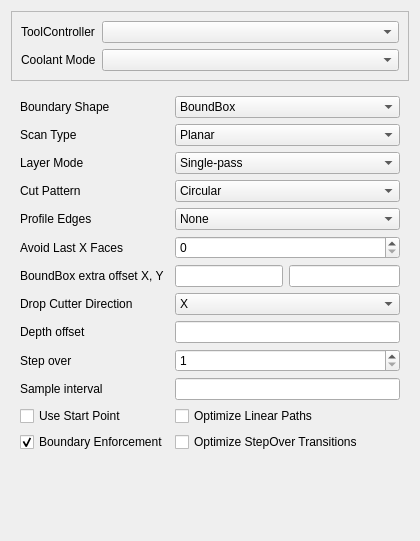
<?xml version="1.0" encoding="UTF-8"?>
<ui version="4.0">
 <class>Form</class>
 <widget class="QWidget" name="Form">
  <property name="geometry">
   <rect>
    <x>0</x>
    <y>0</y>
    <width>420</width>
    <height>541</height>
   </rect>
  </property>
  <property name="windowTitle">
   <string>Form</string>
  </property>
  <layout class="QGridLayout" name="gridLayout_2">
   <item row="0" column="0">
    <widget class="QFrame" name="frame_2">
     <property name="frameShape">
      <enum>QFrame::StyledPanel</enum>
     </property>
     <property name="frameShadow">
      <enum>QFrame::Raised</enum>
     </property>
     <layout class="QFormLayout" name="formLayout">
      <item row="0" column="0">
       <widget class="QLabel" name="toolController_label">
        <property name="text">
         <string>ToolController</string>
        </property>
       </widget>
      </item>
      <item row="0" column="1">
       <widget class="QComboBox" name="toolController">
        <property name="toolTip">
         <string>&lt;html&gt;&lt;head/&gt;&lt;body&gt;&lt;p&gt;The tool and its settings to be used for this operation.&lt;/p&gt;&lt;/body&gt;&lt;/html&gt;</string>
        </property>
       </widget>
      </item>
      <item row="1" column="0">
       <widget class="QLabel" name="coolantController_label">
        <property name="text">
         <string>Coolant Mode</string>
        </property>
       </widget>
      </item>
      <item row="1" column="1">
       <widget class="QComboBox" name="coolantController">
        <property name="toolTip">
         <string>&lt;html&gt;&lt;head/&gt;&lt;body&gt;&lt;p&gt;The tool and its settings to be used for this operation.&lt;/p&gt;&lt;/body&gt;&lt;/html&gt;</string>
        </property>
       </widget>
      </item>
     </layout>
    </widget>
   </item>
   <item row="1" column="0">
    <widget class="QWidget" name="widget" native="true">
     <layout class="QGridLayout" name="gridLayout">
      <item row="3" column="0">
       <widget class="QLabel" name="cutPattern_label">
        <property name="text">
         <string>Cut Pattern</string>
        </property>
       </widget>
      </item>
      <item row="12" column="0">
       <widget class="QLabel" name="sampleInterval_label">
        <property name="text">
         <string>Sample interval</string>
        </property>
       </widget>
      </item>
      <item row="6" column="1" colspan="2">
       <layout class="QHBoxLayout" name="horizontalLayout">
        <item>
         <widget class="Gui::InputField" name="boundBoxExtraOffsetX">
          <property name="sizePolicy">
           <sizepolicy hsizetype="Minimum" vsizetype="Preferred">
            <horstretch>0</horstretch>
            <verstretch>0</verstretch>
           </sizepolicy>
          </property>
          <property name="toolTip">
           <string>&lt;html&gt;&lt;head/&gt;&lt;body&gt;&lt;p&gt;Additional offset to the selected bounding box along the X axis.&quot;&lt;/p&gt;&lt;/body&gt;&lt;/html&gt;</string>
          </property>
          <property name="unit" stdset="0">
           <string notr="true">mm</string>
          </property>
         </widget>
        </item>
        <item>
         <widget class="Gui::InputField" name="boundBoxExtraOffsetY">
          <property name="toolTip">
           <string>&lt;html&gt;&lt;head/&gt;&lt;body&gt;&lt;p&gt;Additional offset to the selected bounding box along the Y axis.&quot;&lt;/p&gt;&lt;/body&gt;&lt;/html&gt;</string>
          </property>
          <property name="unit" stdset="0">
           <string notr="true">mm</string>
          </property>
         </widget>
        </item>
       </layout>
      </item>
      <item row="12" column="1" colspan="2">
       <widget class="Gui::InputField" name="sampleInterval">
        <property name="toolTip">
         <string>&lt;html&gt;&lt;head/&gt;&lt;body&gt;&lt;p&gt;Set the sampling resolution. Smaller values quickly increase processing time.&lt;/p&gt;&lt;/body&gt;&lt;/html&gt;</string>
        </property>
        <property name="unit" stdset="0">
         <string notr="true">mm</string>
        </property>
       </widget>
      </item>
      <item row="14" column="1">
       <widget class="QCheckBox" name="optimizeEnabled">
        <property name="toolTip">
         <string>&lt;html&gt;&lt;head/&gt;&lt;body&gt;&lt;p&gt;Enable optimization of linear paths (co-linear points). Removes unnecessary co-linear points from G-Code output.&lt;/p&gt;&lt;/body&gt;&lt;/html&gt;</string>
        </property>
        <property name="text">
         <string>Optimize Linear Paths</string>
        </property>
       </widget>
      </item>
      <item row="0" column="0">
       <widget class="QLabel" name="boundBoxSelect_label">
        <property name="text">
         <string>Boundary Shape</string>
        </property>
       </widget>
      </item>
      <item row="0" column="1" colspan="2">
       <widget class="QComboBox" name="boundBoxSelect">
        <property name="toolTip">
         <string>&lt;html&gt;&lt;head/&gt;&lt;body&gt;&lt;p&gt;Select the overall boundary for the operation.&lt;/p&gt;&lt;/body&gt;&lt;/html&gt;</string>
        </property>
        <item>
         <property name="text">
          <string>BoundBox</string>
         </property>
        </item>
        <item>
         <property name="text">
          <string>Face Region</string>
         </property>
        </item>
        <item>
         <property name="text">
          <string>Perimeter</string>
         </property>
        </item>
        <item>
         <property name="text">
          <string>Stock</string>
         </property>
        </item>
       </widget>
      </item>
      <item row="15" column="1">
       <widget class="QCheckBox" name="optimizeStepOverTransitions">
        <property name="toolTip">
         <string>&lt;html&gt;&lt;head/&gt;&lt;body&gt;&lt;p&gt;Enable separate optimization of transitions between, and breaks within, each step over path.&lt;/p&gt;&lt;/body&gt;&lt;/html&gt;</string>
        </property>
        <property name="text">
         <string>Optimize StepOver Transitions</string>
        </property>
       </widget>
      </item>
      <item row="4" column="1" colspan="2">
       <widget class="QComboBox" name="profileEdges">
        <property name="toolTip">
         <string>&lt;html&gt;&lt;head/&gt;&lt;body&gt;&lt;p&gt;Profile the edges of the selection.&lt;/p&gt;&lt;/body&gt;&lt;/html&gt;</string>
        </property>
        <item>
         <property name="text">
          <string>None</string>
         </property>
        </item>
        <item>
         <property name="text">
          <string>Only</string>
         </property>
        </item>
        <item>
         <property name="text">
          <string>First</string>
         </property>
        </item>
        <item>
         <property name="text">
          <string>Last</string>
         </property>
        </item>
       </widget>
      </item>
      <item row="10" column="0">
       <widget class="QLabel" name="stepOver_label">
        <property name="text">
         <string>Step over</string>
        </property>
       </widget>
      </item>
      <item row="3" column="1" colspan="2">
       <widget class="QComboBox" name="cutPattern">
        <property name="toolTip">
         <string>&lt;html&gt;&lt;head/&gt;&lt;body&gt;&lt;p&gt;Set the geometric clearing pattern to use for the operation.&lt;/p&gt;&lt;/body&gt;&lt;/html&gt;</string>
        </property>
        <item>
         <property name="text">
          <string>Circular</string>
         </property>
        </item>
        <item>
         <property name="text">
          <string>CircularZigZag</string>
         </property>
        </item>
        <item>
         <property name="text">
          <string>Line</string>
         </property>
        </item>
        <item>
         <property name="text">
          <string>Offset</string>
         </property>
        </item>
        <item>
         <property name="text">
          <string>Spiral</string>
         </property>
        </item>
        <item>
         <property name="text">
          <string>ZigZag</string>
         </property>
        </item>
       </widget>
      </item>
      <item row="1" column="1" colspan="2">
       <widget class="QComboBox" name="scanType">
        <property name="toolTip">
         <string>&lt;html&gt;&lt;head/&gt;&lt;body&gt;&lt;p&gt;Planar: Flat, 3D surface scan.  Rotational: 4th-axis rotational scan.&lt;/p&gt;&lt;/body&gt;&lt;/html&gt;</string>
        </property>
        <item>
         <property name="text">
          <string>Planar</string>
         </property>
        </item>
        <item>
         <property name="text">
          <string>Rotational</string>
         </property>
        </item>
       </widget>
      </item>
      <item row="6" column="0">
       <widget class="QLabel" name="boundBoxExtraOffset_label">
        <property name="text">
         <string>BoundBox extra offset X, Y</string>
        </property>
       </widget>
      </item>
      <item row="9" column="0">
       <widget class="QLabel" name="depthOffset_label">
        <property name="text">
         <string>Depth offset</string>
        </property>
       </widget>
      </item>
      <item row="2" column="1" colspan="2">
       <widget class="QComboBox" name="layerMode">
        <property name="toolTip">
         <string>&lt;html&gt;&lt;head/&gt;&lt;body&gt;&lt;p&gt;Complete the operation in a single pass at depth, or mulitiple passes to final depth.&lt;/p&gt;&lt;/body&gt;&lt;/html&gt;</string>
        </property>
        <item>
         <property name="text">
          <string>Single-pass</string>
         </property>
        </item>
        <item>
         <property name="text">
          <string>Multi-pass</string>
         </property>
        </item>
       </widget>
      </item>
      <item row="2" column="0">
       <widget class="QLabel" name="layerMode_label">
        <property name="text">
         <string>Layer Mode</string>
        </property>
       </widget>
      </item>
      <item row="1" column="0">
       <widget class="QLabel" name="scanType_label">
        <property name="text">
         <string>Scan Type</string>
        </property>
       </widget>
      </item>
      <item row="8" column="1" colspan="2">
       <widget class="QComboBox" name="dropCutterDirSelect">
        <property name="toolTip">
         <string>&lt;html&gt;&lt;head/&gt;&lt;body&gt;&lt;p&gt;Dropcutter lines are created parallel to this axis.&lt;/p&gt;&lt;/body&gt;&lt;/html&gt;</string>
        </property>
        <item>
         <property name="text">
          <string>X</string>
         </property>
        </item>
        <item>
         <property name="text">
          <string>Y</string>
         </property>
        </item>
       </widget>
      </item>
      <item row="9" column="1" colspan="2">
       <widget class="Gui::InputField" name="depthOffset">
        <property name="toolTip">
         <string>&lt;html&gt;&lt;head/&gt;&lt;body&gt;&lt;p&gt;Set the Z-axis depth offset from the target surface.&lt;/p&gt;&lt;/body&gt;&lt;/html&gt;</string>
        </property>
        <property name="unit" stdset="0">
         <string notr="true">mm</string>
        </property>
       </widget>
      </item>
      <item row="8" column="0">
       <widget class="QLabel" name="dropCutterDirSelect_label">
        <property name="text">
         <string>Drop Cutter Direction</string>
        </property>
       </widget>
      </item>
      <item row="14" column="0">
       <widget class="QCheckBox" name="useStartPoint">
        <property name="toolTip">
         <string>&lt;html&gt;&lt;head/&gt;&lt;body&gt;&lt;p&gt;Make True, if specifying a Start Point&lt;/p&gt;&lt;/body&gt;&lt;/html&gt;</string>
        </property>
        <property name="text">
         <string>Use Start Point</string>
        </property>
       </widget>
      </item>
      <item row="5" column="1" colspan="2">
       <widget class="QSpinBox" name="avoidLastX_Faces">
        <property name="toolTip">
         <string>&lt;html&gt;&lt;head/&gt;&lt;body&gt;&lt;p&gt;Avoid cutting the last 'N' faces in the Base Geometry list of selected faces.&lt;/p&gt;&lt;/body&gt;&lt;/html&gt;</string>
        </property>
       </widget>
      </item>
      <item row="4" column="0">
       <widget class="QLabel" name="profileEdges_label">
        <property name="text">
         <string>Profile Edges</string>
        </property>
       </widget>
      </item>
      <item row="5" column="0">
       <widget class="QLabel" name="avoidLastX_Faces_label">
        <property name="text">
         <string>Avoid Last X Faces</string>
        </property>
       </widget>
      </item>
      <item row="10" column="1" colspan="2">
       <widget class="QSpinBox" name="stepOver">
        <property name="toolTip">
         <string>&lt;html&gt;&lt;head/&gt;&lt;body&gt;&lt;p&gt;The amount by which the tool is laterally displaced on each cycle of the pattern, specified in percent of the tool diameter.&lt;/p&gt;&lt;p&gt;A step over of 100% results in no overlap between two different cycles.&lt;/p&gt;&lt;/body&gt;&lt;/html&gt;</string>
        </property>
        <property name="minimum">
         <number>1</number>
        </property>
        <property name="maximum">
         <number>100</number>
        </property>
       </widget>
      </item>
      <item row="15" column="0">
       <widget class="QCheckBox" name="boundaryEnforcement">
        <property name="toolTip">
         <string>&lt;html&gt;&lt;head/&gt;&lt;body&gt;&lt;p&gt;If true, the cutter will remain inside the boundaries of the model or selected face(s)&lt;/p&gt;&lt;/body&gt;&lt;/html&gt;</string>
        </property>
        <property name="text">
         <string>Boundary Enforcement</string>
        </property>
        <property name="checked">
         <bool>true</bool>
        </property>
       </widget>
      </item>
     </layout>
    </widget>
   </item>
   <item row="2" column="0">
    <spacer name="verticalSpacer">
     <property name="orientation">
      <enum>Qt::Vertical</enum>
     </property>
     <property name="sizeHint" stdset="0">
      <size>
       <width>20</width>
       <height>40</height>
      </size>
     </property>
    </spacer>
   </item>
  </layout>
 </widget>
 <customwidgets>
  <customwidget>
   <class>Gui::InputField</class>
   <extends>QLineEdit</extends>
   <header>Gui/InputField.h</header>
  </customwidget>
 </customwidgets>
 <resources/>
 <connections/>
</ui>
